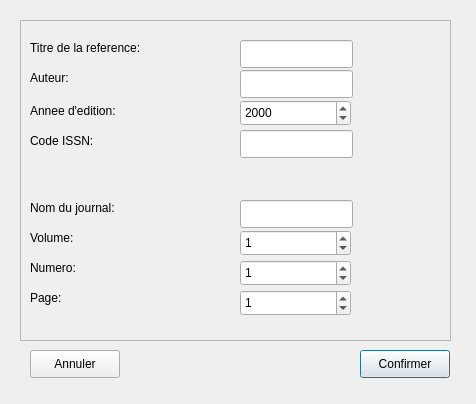
<?xml version="1.0" encoding="UTF-8"?>
<ui version="4.0">
 <class>BiblioJournalInterface</class>
 <widget class="QDialog" name="BiblioJournalInterface">
  <property name="geometry">
   <rect>
    <x>0</x>
    <y>0</y>
    <width>476</width>
    <height>404</height>
   </rect>
  </property>
  <property name="windowTitle">
   <string>BiblioJournalInterface</string>
  </property>
  <widget class="QPushButton" name="confirmerButton">
   <property name="geometry">
    <rect>
     <x>360</x>
     <y>350</y>
     <width>90</width>
     <height>28</height>
    </rect>
   </property>
   <property name="text">
    <string>Confirmer</string>
   </property>
  </widget>
  <widget class="QFrame" name="frameEntrees">
   <property name="geometry">
    <rect>
     <x>20</x>
     <y>20</y>
     <width>431</width>
     <height>321</height>
    </rect>
   </property>
   <property name="frameShape">
    <enum>QFrame::StyledPanel</enum>
   </property>
   <property name="frameShadow">
    <enum>QFrame::Raised</enum>
   </property>
   <widget class="QLabel" name="titreJournal">
    <property name="geometry">
     <rect>
      <x>10</x>
      <y>20</y>
      <width>131</width>
      <height>16</height>
     </rect>
    </property>
    <property name="text">
     <string>Titre de la reference: </string>
    </property>
   </widget>
   <widget class="QLabel" name="auteurJournal">
    <property name="geometry">
     <rect>
      <x>10</x>
      <y>50</y>
      <width>58</width>
      <height>16</height>
     </rect>
    </property>
    <property name="text">
     <string>Auteur: </string>
    </property>
   </widget>
   <widget class="QLabel" name="anneeJournal">
    <property name="geometry">
     <rect>
      <x>10</x>
      <y>80</y>
      <width>101</width>
      <height>21</height>
     </rect>
    </property>
    <property name="text">
     <string>Annee d'edition: </string>
    </property>
   </widget>
   <widget class="QLabel" name="volumeJournal">
    <property name="geometry">
     <rect>
      <x>10</x>
      <y>210</y>
      <width>58</width>
      <height>16</height>
     </rect>
    </property>
    <property name="text">
     <string>Volume: </string>
    </property>
   </widget>
   <widget class="QLabel" name="numeroJournal">
    <property name="geometry">
     <rect>
      <x>10</x>
      <y>240</y>
      <width>58</width>
      <height>16</height>
     </rect>
    </property>
    <property name="text">
     <string>Numero: </string>
    </property>
   </widget>
   <widget class="QLabel" name="pageJournal">
    <property name="geometry">
     <rect>
      <x>10</x>
      <y>270</y>
      <width>58</width>
      <height>16</height>
     </rect>
    </property>
    <property name="text">
     <string>Page: </string>
    </property>
   </widget>
   <widget class="QLineEdit" name="lineTitreJournal">
    <property name="geometry">
     <rect>
      <x>220</x>
      <y>20</y>
      <width>113</width>
      <height>28</height>
     </rect>
    </property>
   </widget>
   <widget class="QLineEdit" name="lineAuteurJournal">
    <property name="geometry">
     <rect>
      <x>220</x>
      <y>50</y>
      <width>113</width>
      <height>28</height>
     </rect>
    </property>
   </widget>
   <widget class="QSpinBox" name="spinBoxAnneeJournal">
    <property name="geometry">
     <rect>
      <x>220</x>
      <y>80</y>
      <width>111</width>
      <height>26</height>
     </rect>
    </property>
    <property name="maximum">
     <number>2050</number>
    </property>
    <property name="value">
     <number>2000</number>
    </property>
   </widget>
   <widget class="QSpinBox" name="spinBoxNumero">
    <property name="geometry">
     <rect>
      <x>220</x>
      <y>240</y>
      <width>111</width>
      <height>26</height>
     </rect>
    </property>
    <property name="maximum">
     <number>5000</number>
    </property>
    <property name="value">
     <number>1</number>
    </property>
   </widget>
   <widget class="QSpinBox" name="spinBoxVolume">
    <property name="geometry">
     <rect>
      <x>220</x>
      <y>210</y>
      <width>111</width>
      <height>26</height>
     </rect>
    </property>
    <property name="maximum">
     <number>5000</number>
    </property>
    <property name="value">
     <number>1</number>
    </property>
   </widget>
   <widget class="QSpinBox" name="spinBoxPage">
    <property name="geometry">
     <rect>
      <x>220</x>
      <y>270</y>
      <width>111</width>
      <height>26</height>
     </rect>
    </property>
    <property name="maximum">
     <number>5000</number>
    </property>
    <property name="value">
     <number>1</number>
    </property>
   </widget>
   <widget class="QLabel" name="label">
    <property name="geometry">
     <rect>
      <x>10</x>
      <y>180</y>
      <width>101</width>
      <height>16</height>
     </rect>
    </property>
    <property name="text">
     <string>Nom du journal: </string>
    </property>
   </widget>
   <widget class="QLineEdit" name="lineNomJournal">
    <property name="geometry">
     <rect>
      <x>220</x>
      <y>180</y>
      <width>113</width>
      <height>28</height>
     </rect>
    </property>
   </widget>
   <widget class="QLabel" name="anneeJournal_2">
    <property name="geometry">
     <rect>
      <x>10</x>
      <y>110</y>
      <width>101</width>
      <height>21</height>
     </rect>
    </property>
    <property name="text">
     <string>Code ISSN: </string>
    </property>
   </widget>
   <widget class="QLineEdit" name="lineIssnJournal">
    <property name="geometry">
     <rect>
      <x>220</x>
      <y>110</y>
      <width>113</width>
      <height>28</height>
     </rect>
    </property>
   </widget>
  </widget>
  <widget class="QPushButton" name="annulerButton">
   <property name="geometry">
    <rect>
     <x>30</x>
     <y>350</y>
     <width>90</width>
     <height>28</height>
    </rect>
   </property>
   <property name="text">
    <string>Annuler</string>
   </property>
  </widget>
 </widget>
 <resources/>
 <connections>
  <connection>
   <sender>annulerButton</sender>
   <signal>clicked()</signal>
   <receiver>BiblioJournalInterface</receiver>
   <slot>close()</slot>
   <hints>
    <hint type="sourcelabel">
     <x>74</x>
     <y>363</y>
    </hint>
    <hint type="destinationlabel">
     <x>237</x>
     <y>201</y>
    </hint>
   </hints>
  </connection>
  <connection>
   <sender>confirmerButton</sender>
   <signal>clicked()</signal>
   <receiver>BiblioJournalInterface</receiver>
   <slot>validerEntrees()</slot>
   <hints>
    <hint type="sourcelabel">
     <x>404</x>
     <y>363</y>
    </hint>
    <hint type="destinationlabel">
     <x>237</x>
     <y>201</y>
    </hint>
   </hints>
  </connection>
 </connections>
 <slots>
  <slot>validerEntrees()</slot>
 </slots>
</ui>
